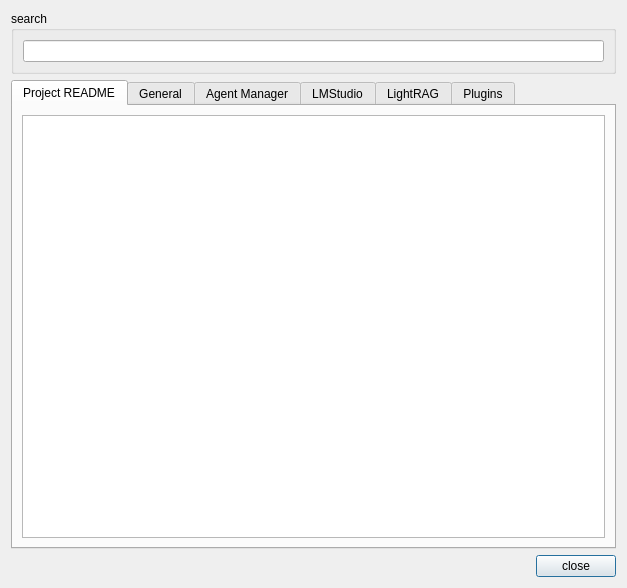
<?xml version="1.0" encoding="UTF-8"?>
<ui version="4.0">
 <class>Dialog</class>
 <widget class="QDialog" name="Dialog">
  <property name="geometry">
   <rect>
    <x>0</x>
    <y>0</y>
    <width>627</width>
    <height>588</height>
   </rect>
  </property>
  <property name="windowTitle">
   <string>Foundry Qt - Help</string>
  </property>
  <layout class="QGridLayout" name="gridLayout">
   <item row="1" column="0">
    <widget class="QTabWidget" name="tabWidget">
     <property name="currentIndex">
      <number>0</number>
     </property>
     <widget class="QWidget" name="tab_5">
      <attribute name="title">
       <string>Project README</string>
      </attribute>
      <layout class="QGridLayout" name="gridLayout_5">
       <item row="0" column="0">
        <widget class="QPlainTextEdit" name="plainTextEdit_6"/>
       </item>
      </layout>
     </widget>
     <widget class="QWidget" name="tab">
      <attribute name="title">
       <string>General</string>
      </attribute>
      <layout class="QGridLayout" name="gridLayout_3">
       <item row="0" column="0">
        <widget class="QPlainTextEdit" name="plainTextEdit"/>
       </item>
      </layout>
     </widget>
     <widget class="QWidget" name="tab_2">
      <attribute name="title">
       <string>Agent Manager</string>
      </attribute>
      <layout class="QGridLayout" name="gridLayout_4">
       <item row="0" column="0">
        <widget class="QPlainTextEdit" name="plainTextEdit_2"/>
       </item>
      </layout>
     </widget>
     <widget class="QWidget" name="tab_3">
      <attribute name="title">
       <string>LMStudio</string>
      </attribute>
      <layout class="QGridLayout" name="gridLayout_6">
       <item row="0" column="0">
        <widget class="QPlainTextEdit" name="plainTextEdit_3"/>
       </item>
      </layout>
     </widget>
     <widget class="QWidget" name="tab_4">
      <attribute name="title">
       <string>LightRAG</string>
      </attribute>
      <layout class="QGridLayout" name="gridLayout_7">
       <item row="0" column="0">
        <widget class="QPlainTextEdit" name="plainTextEdit_4"/>
       </item>
      </layout>
     </widget>
     <widget class="QWidget" name="tab_6">
      <attribute name="title">
       <string>Plugins</string>
      </attribute>
      <layout class="QGridLayout" name="gridLayout_8">
       <item row="0" column="0">
        <widget class="QPlainTextEdit" name="plainTextEdit_5"/>
       </item>
      </layout>
     </widget>
    </widget>
   </item>
   <item row="0" column="0">
    <widget class="QGroupBox" name="groupBox">
     <property name="title">
      <string>search</string>
     </property>
     <layout class="QGridLayout" name="gridLayout_2">
      <item row="0" column="0">
       <widget class="QLineEdit" name="lineEdit"/>
      </item>
     </layout>
    </widget>
   </item>
   <item row="2" column="0">
    <layout class="QHBoxLayout" name="horizontalLayout">
     <item>
      <spacer name="horizontalSpacer">
       <property name="orientation">
        <enum>Qt::Horizontal</enum>
       </property>
       <property name="sizeHint" stdset="0">
        <size>
         <width>40</width>
         <height>20</height>
        </size>
       </property>
      </spacer>
     </item>
     <item>
      <widget class="QPushButton" name="pushButton">
       <property name="text">
        <string>close</string>
       </property>
      </widget>
     </item>
    </layout>
   </item>
  </layout>
 </widget>
 <resources/>
 <connections/>
</ui>
